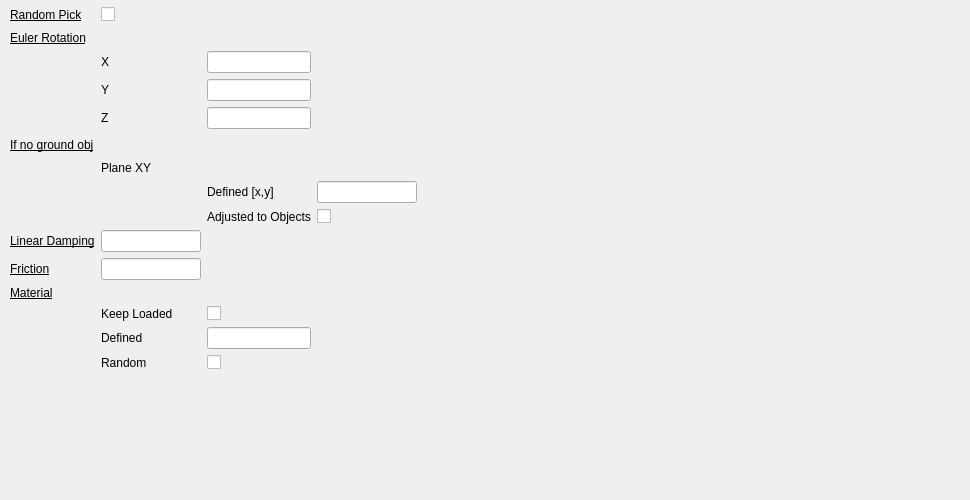
         <widget class="QWidget" name="tab_Ground">
          <attribute name="title">
           <string>Ground</string>
          </attribute>
          <widget class="QWidget" name="gridLayoutWidget_6">
           <property name="geometry">
            <rect>
             <x>0</x>
             <y>0</y>
             <width>961</width>
             <height>491</height>
            </rect>
           </property>
           <layout class="QGridLayout" name="gridLayout_Ground" rowstretch="0,0,0,0,0,0,0,0,0,0,1,0,0,0,0,0" columnstretch="0,1,1,0,0,1,7">
            <property name="leftMargin">
             <number>10</number>
            </property>
            <property name="topMargin">
             <number>5</number>
            </property>
            <property name="rightMargin">
             <number>0</number>
            </property>
            <property name="bottomMargin">
             <number>20</number>
            </property>
            <item row="5" column="0">
             <widget class="QLabel" name="label_19">
              <property name="font">
               <font>
                <pointsize>9</pointsize>
                <underline>true</underline>
               </font>
              </property>
              <property name="text">
               <string>If no ground obj</string>
              </property>
             </widget>
            </item>
            <item row="2" column="1">
             <widget class="QLabel" name="label_117">
              <property name="text">
               <string>X</string>
              </property>
             </widget>
            </item>
            <item row="6" column="1">
             <widget class="QLabel" name="label_77">
              <property name="font">
               <font>
                <pointsize>9</pointsize>
                <underline>false</underline>
               </font>
              </property>
              <property name="text">
               <string>Plane XY</string>
              </property>
             </widget>
            </item>
            <item row="12" column="1">
             <widget class="QLabel" name="label_79">
              <property name="text">
               <string>Keep Loaded</string>
              </property>
             </widget>
            </item>
            <item row="3" column="1">
             <widget class="QLabel" name="label_118">
              <property name="text">
               <string>Y</string>
              </property>
             </widget>
            </item>
            <item row="0" column="0">
             <widget class="QLabel" name="label_75">
              <property name="font">
               <font>
                <pointsize>9</pointsize>
                <underline>true</underline>
               </font>
              </property>
              <property name="text">
               <string>Random Pick</string>
              </property>
             </widget>
            </item>
            <item row="8" column="2">
             <widget class="QLabel" name="label_81">
              <property name="text">
               <string>Adjusted to Objects</string>
              </property>
             </widget>
            </item>
            <item row="14" column="1">
             <widget class="QLabel" name="label_85">
              <property name="text">
               <string>Random</string>
              </property>
             </widget>
            </item>
            <item row="9" column="0">
             <widget class="QLabel" name="label_83">
              <property name="font">
               <font>
                <pointsize>9</pointsize>
                <underline>true</underline>
               </font>
              </property>
              <property name="text">
               <string>Linear Damping</string>
              </property>
             </widget>
            </item>
            <item row="10" column="1">
             <widget class="QLineEdit" name="line_gnd_friction"/>
            </item>
            <item row="15" column="1">
             <spacer name="verticalSpacer_10">
              <property name="orientation">
               <enum>Qt::Vertical</enum>
              </property>
              <property name="sizeHint" stdset="0">
               <size>
                <width>20</width>
                <height>20</height>
               </size>
              </property>
             </spacer>
            </item>
            <item row="9" column="1">
             <widget class="QLineEdit" name="line_gnd_linearDamping"/>
            </item>
            <item row="0" column="5">
             <spacer name="horizontalSpacer_14">
              <property name="orientation">
               <enum>Qt::Horizontal</enum>
              </property>
              <property name="sizeType">
               <enum>QSizePolicy::MinimumExpanding</enum>
              </property>
              <property name="sizeHint" stdset="0">
               <size>
                <width>100</width>
                <height>20</height>
               </size>
              </property>
             </spacer>
            </item>
            <item row="13" column="1">
             <widget class="QLabel" name="label_80">
              <property name="text">
               <string>Defined</string>
              </property>
             </widget>
            </item>
            <item row="0" column="1">
             <widget class="QCheckBox" name="cBox_gnd_randomPick">
              <property name="text">
               <string/>
              </property>
             </widget>
            </item>
            <item row="7" column="6">
             <spacer name="horizontalSpacer_8">
              <property name="orientation">
               <enum>Qt::Horizontal</enum>
              </property>
              <property name="sizeHint" stdset="0">
               <size>
                <width>40</width>
                <height>20</height>
               </size>
              </property>
             </spacer>
            </item>
            <item row="1" column="0">
             <widget class="QLabel" name="label_113">
              <property name="font">
               <font>
                <pointsize>9</pointsize>
                <underline>true</underline>
               </font>
              </property>
              <property name="text">
               <string>Euler Rotation</string>
              </property>
             </widget>
            </item>
            <item row="7" column="2">
             <widget class="QLabel" name="label_78">
              <property name="text">
               <string>Defined [x,y]</string>
              </property>
             </widget>
            </item>
            <item row="10" column="0">
             <widget class="QLabel" name="label_82">
              <property name="font">
               <font>
                <pointsize>9</pointsize>
                <underline>true</underline>
               </font>
              </property>
              <property name="text">
               <string>Friction</string>
              </property>
             </widget>
            </item>
            <item row="11" column="0">
             <widget class="QLabel" name="label_84">
              <property name="font">
               <font>
                <pointsize>9</pointsize>
                <underline>true</underline>
               </font>
              </property>
              <property name="text">
               <string>Material</string>
              </property>
             </widget>
            </item>
            <item row="4" column="1">
             <widget class="QLabel" name="label_116">
              <property name="text">
               <string>Z</string>
              </property>
             </widget>
            </item>
            <item row="2" column="2">
             <widget class="QLineEdit" name="line_gnd_rotX"/>
            </item>
            <item row="3" column="2">
             <widget class="QLineEdit" name="line_gnd_rotY"/>
            </item>
            <item row="4" column="2">
             <widget class="QLineEdit" name="line_gnd_rotZ"/>
            </item>
            <item row="8" column="5">
             <widget class="QCheckBox" name="cBox_gnd_XY_adjust">
              <property name="text">
               <string/>
              </property>
             </widget>
            </item>
            <item row="0" column="2">
             <spacer name="horizontalSpacer_24">
              <property name="orientation">
               <enum>Qt::Horizontal</enum>
              </property>
              <property name="sizeType">
               <enum>QSizePolicy::MinimumExpanding</enum>
              </property>
              <property name="sizeHint" stdset="0">
               <size>
                <width>100</width>
                <height>20</height>
               </size>
              </property>
             </spacer>
            </item>
            <item row="5" column="1">
             <spacer name="horizontalSpacer_25">
              <property name="orientation">
               <enum>Qt::Horizontal</enum>
              </property>
              <property name="sizeType">
               <enum>QSizePolicy::MinimumExpanding</enum>
              </property>
              <property name="sizeHint" stdset="0">
               <size>
                <width>100</width>
                <height>20</height>
               </size>
              </property>
             </spacer>
            </item>
            <item row="7" column="5">
             <widget class="QLineEdit" name="line_gnd_definedXY"/>
            </item>
            <item row="12" column="2">
             <widget class="QCheckBox" name="cBox_gnd_keepLoadedMaterial">
              <property name="text">
               <string/>
              </property>
             </widget>
            </item>
            <item row="13" column="2">
             <widget class="QLineEdit" name="line_gnd_definedMaterial"/>
            </item>
            <item row="14" column="2">
             <widget class="QCheckBox" name="cBox_gnd_randomMaterial">
              <property name="text">
               <string/>
              </property>
             </widget>
            </item>
           </layout>
          </widget>
         </widget>
